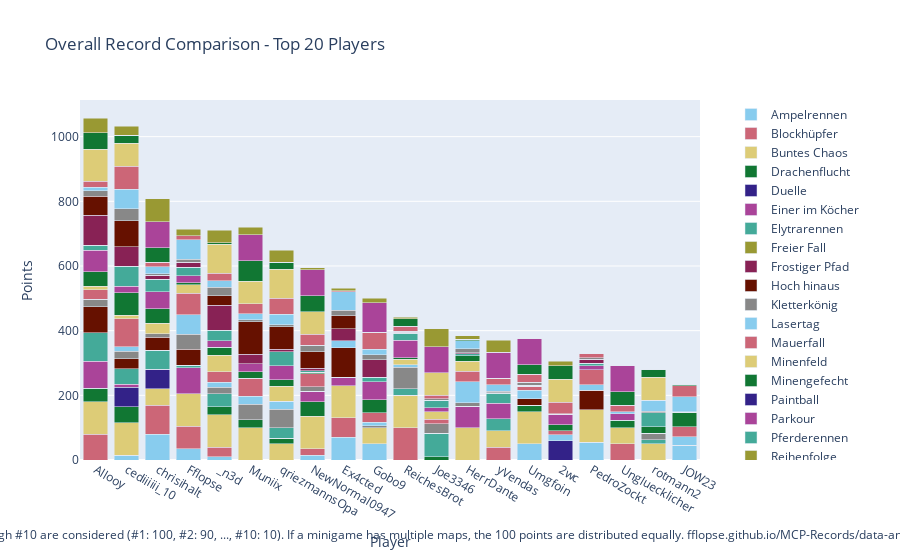

Source (notebook cell):
### Code cell
import plotly.graph_objects as go

# Sum all columns to get the total score
outDf['Total'] = outDf.sum(axis=1)

# Sort by total score and fill N/A values with 0
outDf = outDf.sort_values(by='Total', ascending=False).fillna(0)

# Crop to top 10 players
cropDf = outDf.head(20).copy()

# Drop the 'Total' column for plotting
cropDf = cropDf.drop(columns=['Total'])

# Create a color palette
color_palette = px.colors.qualitative.Safe

# Create the stacked bar plot
fig = go.Figure()

cropDf = remove_duplicate_columns(cropDf)

for column in cropDf.columns.difference(['Player']):
    fig.add_trace(go.Bar(
        x=cropDf.index,
        y=cropDf[column],
        name=column,
        marker_color=color_palette[len(fig.data) % len(color_palette)]
    ))

# Update layout
fig.update_layout(
    barmode='stack',
    title='Overall Record Comparison - Top 20 Players',
    xaxis=dict(title='Player'),
    yaxis=dict(title='Points'),
    #height=800,
    #width=1000,
    legend=dict(
        x=1.05,
        y=0.5,
        traceorder='normal',
        font=dict(size=12),
        bgcolor='rgba(255, 255, 255, 0)',
        bordercolor='rgba(0, 0, 0, 0)'
    ),
    margin=dict(r=200),  # Adjust right margin to make room for the legend
    annotations=[
        dict(
            x=0.5,
            y=-0.235,
            xref='paper',
            yref='paper',
            text='Max 100 points per minigame. Records #1 through #10 are considered (#1: 100, #2: 90, ..., #10: 10). If a minigame has multiple maps, the 100 points are distributed equally. fflopse.github.io/MCP-Records/data-analysis/global-ranking.ipynb',
            showarrow=False,
            font=dict(size=12),
            xanchor='center'
        )
    ]
)

fig.show()

# save the plot as an html file

fig.write_html('out/overall_record_comparison.html')

### Figure 1 — Plotly figure (JSON) as saved in the notebook; plotly's stock layout.template omitted (floating-point values rounded to 4 significant figures)
{"data": [{"marker": {"color": "rgb(136, 204, 238)"}, "name": "Ampelrennen", "type": "bar", "x": ["Allooy", "cediiiiii_10", "chrisihalt", "Fflopse", "_n3d", "Muniix", "qriezmannsOpa", "NewNormal0947", "Ex4cted", "Gobo9", "ReichesBrot", "Joe3346", "HerrDante", "yVendas", "Umgfoin", "2wc", "PedroZockt", "Ungluecklicher", "rotmann2", "JOW23"], "y": [0.0, 15.0, 80.0, 35.0, 10.0, 0.0, 0.0, 15.0, 70.0, 50.0, 0.0, 0.0, 0.0, 0.0, 50.0, 0.0, 55.0, 0.0, 0.0, 45.0]}, {"marker": {"color": "rgb(204, 102, 119)"}, "name": "Blockhüpfer", "type": "bar", "x": ["Allooy", "cediiiiii_10", "chrisihalt", "Fflopse", "_n3d", "Muniix", "qriezmannsOpa", "NewNormal0947", "Ex4cted", "Gobo9", "ReichesBrot", "Joe3346", "HerrDante", "yVendas", "Umgfoin", "2wc", "PedroZockt", "Ungluecklicher", "rotmann2", "JOW23"], "y": [80.0, 0.0, 90.0, 70.0, 30.0, 0.0, 0.0, 20.0, 60.0, 0.0, 100.0, 0.0, 0.0, 40.0, 0.0, 0.0, 0.0, 50.0, 0.0, 0.0]}, {"marker": {"color": "rgb(221, 204, 119)"}, "name": "Buntes Chaos", "type": "bar", "x": ["Allooy", "cediiiiii_10", "chrisihalt", "Fflopse", "_n3d", "Muniix", "qriezmannsOpa", "NewNormal0947", "Ex4cted", "Gobo9", "ReichesBrot", "Joe3346", "HerrDante", "yVendas", "Umgfoin", "2wc", "PedroZockt", "Ungluecklicher", "rotmann2", "JOW23"], "y": [100.0, 100.0, 50.0, 100.0, 100.0, 100.0, 50.0, 100.0, 100.0, 50.0, 100.0, 0.0, 100.0, 50.0, 100.0, 0.0, 100.0, 50.0, 50.0, 0.0]}, {"marker": {"color": "rgb(17, 119, 51)"}, "name": "Drachenflucht", "type": "bar", "x": ["Allooy", "cediiiiii_10", "chrisihalt", "Fflopse", "_n3d", "Muniix", "qriezmannsOpa", "NewNormal0947", "Ex4cted", "Gobo9", "ReichesBrot", "Joe3346", "HerrDante", "yVendas", "Umgfoin", "2wc", "PedroZockt", "Ungluecklicher", "rotmann2", "JOW23"], "y": [42.5, 50.0, 0.0, 0.0, 25.0, 25.0, 17.5, 45.0, 0.0, 0.0, 0.0, 10.0, 0.0, 0.0, 20.0, 0.0, 0.0, 22.5, 0.0, 0.0]}, {"marker": {"color": "rgb(51, 34, 136)"}, "name": "Duelle", "type": "bar", "x": ["Allooy", "cediiiiii_10", "chrisihalt", "Fflopse", "_n3d", "Muniix", "qriezmannsOpa", "NewNormal0947", "Ex4cted", "Gobo9", "ReichesBrot", "Joe3346", "HerrDante", "yVendas", "Umgfoin", "2wc", "PedroZockt", "Ungluecklicher", "rotmann2", "JOW23"], "y": [0.0, 60.0, 60.0, 0.0, 0.0, 0.0, 0.0, 0.0, 0.0, 0.0, 0.0, 0.0, 0.0, 0.0, 0.0, 60.0, 0.0, 0.0, 0.0, 0.0]}, {"marker": {"color": "rgb(170, 68, 153)"}, "name": "Einer im Köcher", "type": "bar", "x": ["Allooy", "cediiiiii_10", "chrisihalt", "Fflopse", "_n3d", "Muniix", "qriezmannsOpa", "NewNormal0947", "Ex4cted", "Gobo9", "ReichesBrot", "Joe3346", "HerrDante", "yVendas", "Umgfoin", "2wc", "PedroZockt", "Ungluecklicher", "rotmann2", "JOW23"], "y": [83.33, 10.0, 0.0, 80.0, 0.0, 0.0, 0.0, 33.33, 26.67, 0.0, 0.0, 0.0, 66.67, 0.0, 0.0, 0.0, 0.0, 20.0, 0.0, 0.0]}, {"marker": {"color": "rgb(68, 170, 153)"}, "name": "Elytrarennen", "type": "bar", "x": ["Allooy", "cediiiiii_10", "chrisihalt", "Fflopse", "_n3d", "Muniix", "qriezmannsOpa", "NewNormal0947", "Ex4cted", "Gobo9", "ReichesBrot", "Joe3346", "HerrDante", "yVendas", "Umgfoin", "2wc", "PedroZockt", "Ungluecklicher", "rotmann2", "JOW23"], "y": [87.5, 47.5, 60.0, 7.5, 40.0, 0.0, 32.5, 0.0, 0.0, 0.0, 20.0, 72.5, 0.0, 37.5, 0.0, 0.0, 0.0, 0.0, 12.5, 0.0]}, {"marker": {"color": "rgb(153, 153, 51)"}, "name": "Freier Fall", "type": "bar", "x": ["Allooy", "cediiiiii_10", "chrisihalt", "Fflopse", "_n3d", "Muniix", "qriezmannsOpa", "NewNormal0947", "Ex4cted", "Gobo9", "ReichesBrot", "Joe3346", "HerrDante", "yVendas", "Umgfoin", "2wc", "PedroZockt", "Ungluecklicher", "rotmann2", "JOW23"], "y": [0.0, 0.0, 0.0, 0.0, 0.0, 0.0, 0.0, 0.0, 0.0, 0.0, 0.0, 0.0, 0.0, 0.0, 0.0, 0.0, 0.0, 0.0, 0.0, 0.0]}, {"marker": {"color": "rgb(136, 34, 85)"}, "name": "Frostiger Pfad", "type": "bar", "x": ["Allooy", "cediiiiii_10", "chrisihalt", "Fflopse", "_n3d", "Muniix", "qriezmannsOpa", "NewNormal0947", "Ex4cted", "Gobo9", "ReichesBrot", "Joe3346", "HerrDante", "yVendas", "Umgfoin", "2wc", "PedroZockt", "Ungluecklicher", "rotmann2", "JOW23"], "y": [0.0, 0.0, 0.0, 0.0, 0.0, 0.0, 0.0, 0.0, 0.0, 0.0, 0.0, 0.0, 0.0, 0.0, 0.0, 0.0, 0.0, 0.0, 0.0, 0.0]}, {"marker": {"color": "rgb(102, 17, 0)"}, "name": "Hoch hinaus", "type": "bar", "x": ["Allooy", "cediiiiii_10", "chrisihalt", "Fflopse", "_n3d", "Muniix", "qriezmannsOpa", "NewNormal0947", "Ex4cted", "Gobo9", "ReichesBrot", "Joe3346", "HerrDante", "yVendas", "Umgfoin", "2wc", "PedroZockt", "Ungluecklicher", "rotmann2", "JOW23"], "y": [80.0, 30.0, 40.0, 50.0, 0.0, 0.0, 0.0, 0.0, 90.0, 0.0, 0.0, 0.0, 0.0, 0.0, 20.0, 0.0, 60.0, 0.0, 0.0, 0.0]}, {"marker": {"color": "rgb(136, 136, 136)"}, "name": "Kletterkönig", "type": "bar", "x": ["Allooy", "cediiiiii_10", "chrisihalt", "Fflopse", "_n3d", "Muniix", "qriezmannsOpa", "NewNormal0947", "Ex4cted", "Gobo9", "ReichesBrot", "Joe3346", "HerrDante", "yVendas", "Umgfoin", "2wc", "PedroZockt", "Ungluecklicher", "rotmann2", "JOW23"], "y": [23.33, 23.33, 10.0, 46.67, 20.0, 46.67, 56.67, 13.33, 0.0, 6.667, 66.67, 30.0, 10.0, 0.0, 0.0, 0.0, 0.0, 0.0, 20.0, 0.0]}, {"marker": {"color": "rgb(136, 204, 238)"}, "name": "Lasertag", "type": "bar", "x": ["Allooy", "cediiiiii_10", "chrisihalt", "Fflopse", "_n3d", "Muniix", "qriezmannsOpa", "NewNormal0947", "Ex4cted", "Gobo9", "ReichesBrot", "Joe3346", "HerrDante", "yVendas", "Umgfoin", "2wc", "PedroZockt", "Ungluecklicher", "rotmann2", "JOW23"], "y": [0.0, 15.0, 0.0, 60.0, 15.0, 25.0, 25.0, 0.0, 22.5, 10.0, 7.5, 0.0, 65.0, 0.0, 25.0, 17.5, 17.5, 0.0, 0.0, 27.5]}, {"marker": {"color": "rgb(204, 102, 119)"}, "name": "Mauerfall", "type": "bar", "x": ["Allooy", "cediiiiii_10", "chrisihalt", "Fflopse", "_n3d", "Muniix", "qriezmannsOpa", "NewNormal0947", "Ex4cted", "Gobo9", "ReichesBrot", "Joe3346", "HerrDante", "yVendas", "Umgfoin", "2wc", "PedroZockt", "Ungluecklicher", "rotmann2", "JOW23"], "y": [30.0, 86.67, 0.0, 66.67, 33.33, 56.67, 0.0, 40.0, 0.0, 30.0, 0.0, 13.33, 33.33, 0.0, 13.33, 13.33, 46.67, 0.0, 0.0, 30.0]}, {"marker": {"color": "rgb(221, 204, 119)"}, "name": "Minenfeld", "type": "bar", "x": ["Allooy", "cediiiiii_10", "chrisihalt", "Fflopse", "_n3d", "Muniix", "qriezmannsOpa", "NewNormal0947", "Ex4cted", "Gobo9", "ReichesBrot", "Joe3346", "HerrDante", "yVendas", "Umgfoin", "2wc", "PedroZockt", "Ungluecklicher", "rotmann2", "JOW23"], "y": [10.0, 10.0, 33.33, 26.67, 50.0, 0.0, 46.67, 0.0, 0.0, 0.0, 16.67, 23.33, 30.0, 0.0, 0.0, 0.0, 0.0, 0.0, 0.0, 0.0]}, {"marker": {"color": "rgb(17, 119, 51)"}, "name": "Minengefecht", "type": "bar", "x": ["Allooy", "cediiiiii_10", "chrisihalt", "Fflopse", "_n3d", "Muniix", "qriezmannsOpa", "NewNormal0947", "Ex4cted", "Gobo9", "ReichesBrot", "Joe3346", "HerrDante", "yVendas", "Umgfoin", "2wc", "PedroZockt", "Ungluecklicher", "rotmann2", "JOW23"], "y": [45.0, 70.0, 45.0, 5.0, 25.0, 20.0, 20.0, 5.0, 0.0, 40.0, 5.0, 0.0, 17.5, 0.0, 0.0, 17.5, 0.0, 0.0, 20.0, 45.0]}, {"marker": {"color": "rgb(51, 34, 136)"}, "name": "Paintball", "type": "bar", "x": ["Allooy", "cediiiiii_10", "chrisihalt", "Fflopse", "_n3d", "Muniix", "qriezmannsOpa", "NewNormal0947", "Ex4cted", "Gobo9", "ReichesBrot", "Joe3346", "HerrDante", "yVendas", "Umgfoin", "2wc", "PedroZockt", "Ungluecklicher", "rotmann2", "JOW23"], "y": [0.0, 0.0, 0.0, 0.0, 0.0, 0.0, 0.0, 0.0, 0.0, 0.0, 0.0, 0.0, 0.0, 0.0, 0.0, 0.0, 0.0, 0.0, 0.0, 0.0]}, {"marker": {"color": "rgb(170, 68, 153)"}, "name": "Parkour", "type": "bar", "x": ["Allooy", "cediiiiii_10", "chrisihalt", "Fflopse", "_n3d", "Muniix", "qriezmannsOpa", "NewNormal0947", "Ex4cted", "Gobo9", "ReichesBrot", "Joe3346", "HerrDante", "yVendas", "Umgfoin", "2wc", "PedroZockt", "Ungluecklicher", "rotmann2", "JOW23"], "y": [67.5, 20.0, 52.5, 22.5, 20.0, 25.0, 42.5, 0.0, 0.0, 55.0, 55.0, 12.5, 0.0, 47.5, 0.0, 32.5, 12.5, 0.0, 0.0, 0.0]}, {"marker": {"color": "rgb(68, 170, 153)"}, "name": "Pferderennen", "type": "bar", "x": ["Allooy", "cediiiiii_10", "chrisihalt", "Fflopse", "_n3d", "Muniix", "qriezmannsOpa", "NewNormal0947", "Ex4cted", "Gobo9", "ReichesBrot", "Joe3346", "HerrDante", "yVendas", "Umgfoin", "2wc", "PedroZockt", "Ungluecklicher", "rotmann2", "JOW23"], "y": [15.0, 61.67, 38.33, 26.67, 33.33, 0.0, 43.33, 5.0, 0.0, 15.0, 21.67, 23.33, 6.667, 31.67, 3.333, 0.0, 8.333, 0.0, 43.33, 0.0]}, {"marker": {"color": "rgb(153, 153, 51)"}, "name": "Reihenfolge", "type": "bar", "x": ["Allooy", "cediiiiii_10", "chrisihalt", "Fflopse", "_n3d", "Muniix", "qriezmannsOpa", "NewNormal0947", "Ex4cted", "Gobo9", "ReichesBrot", "Joe3346", "HerrDante", "yVendas", "Umgfoin", "2wc", "PedroZockt", "Ungluecklicher", "rotmann2", "JOW23"], "y": [0.0, 0.0, 0.0, 0.0, 0.0, 0.0, 0.0, 0.0, 0.0, 0.0, 0.0, 0.0, 0.0, 0.0, 0.0, 0.0, 0.0, 0.0, 0.0, 0.0]}, {"marker": {"color": "rgb(136, 34, 85)"}, "name": "Replika", "type": "bar", "x": ["Allooy", "cediiiiii_10", "chrisihalt", "Fflopse", "_n3d", "Muniix", "qriezmannsOpa", "NewNormal0947", "Ex4cted", "Gobo9", "ReichesBrot", "Joe3346", "HerrDante", "yVendas", "Umgfoin", "2wc", "PedroZockt", "Ungluecklicher", "rotmann2", "JOW23"], "y": [92.2, 60.17, 12.03, 15.34, 77.03, 28.64, 8.22, 7.542, 36.69, 53.64, 3.051, 0.4237, 3.305, 1.864, 0.0, 1.78, 11.02, 0.2542, 0.5932, 0.5085]}, {"marker": {"color": "rgb(102, 17, 0)"}, "name": "Runterpurzeln", "type": "bar", "x": ["Allooy", "cediiiiii_10", "chrisihalt", "Fflopse", "_n3d", "Muniix", "qriezmannsOpa", "NewNormal0947", "Ex4cted", "Gobo9", "ReichesBrot", "Joe3346", "HerrDante", "yVendas", "Umgfoin", "2wc", "PedroZockt", "Ungluecklicher", "rotmann2", "JOW23"], "y": [60.0, 80.0, 0.0, 0.0, 30.0, 100.0, 70.0, 50.0, 40.0, 0.0, 0.0, 0.0, 0.0, 0.0, 0.0, 0.0, 0.0, 0.0, 0.0, 0.0]}, {"marker": {"color": "rgb(136, 136, 136)"}, "name": "Sammelwahn", "type": "bar", "x": ["Allooy", "cediiiiii_10", "chrisihalt", "Fflopse", "_n3d", "Muniix", "qriezmannsOpa", "NewNormal0947", "Ex4cted", "Gobo9", "ReichesBrot", "Joe3346", "HerrDante", "yVendas", "Umgfoin", "2wc", "PedroZockt", "Ungluecklicher", "rotmann2", "JOW23"], "y": [16.98, 38.14, 4.419, 8.837, 25.35, 7.442, 6.279, 21.16, 16.74, 14.65, 2.093, 4.419, 11.4, 4.186, 8.605, 0.0, 4.651, 0.9302, 3.953, 0.4651]}, {"marker": {"color": "rgb(136, 204, 238)"}, "name": "Schießstand", "type": "bar", "x": ["Allooy", "cediiiiii_10", "chrisihalt", "Fflopse", "_n3d", "Muniix", "qriezmannsOpa", "NewNormal0947", "Ex4cted", "Gobo9", "ReichesBrot", "Joe3346", "HerrDante", "yVendas", "Umgfoin", "2wc", "PedroZockt", "Ungluecklicher", "rotmann2", "JOW23"], "y": [10.0, 60.0, 22.5, 60.0, 20.0, 17.5, 32.5, 0.0, 57.5, 17.5, 0.0, 0.0, 25.0, 20.0, 0.0, 0.0, 0.0, 5.0, 35.0, 47.5]}, {"marker": {"color": "rgb(204, 102, 119)"}, "name": "Skywars", "type": "bar", "x": ["Allooy", "cediiiiii_10", "chrisihalt", "Fflopse", "_n3d", "Muniix", "qriezmannsOpa", "NewNormal0947", "Ex4cted", "Gobo9", "ReichesBrot", "Joe3346", "HerrDante", "yVendas", "Umgfoin", "2wc", "PedroZockt", "Ungluecklicher", "rotmann2", "JOW23"], "y": [18.33, 71.67, 13.33, 13.33, 23.33, 31.67, 48.33, 33.33, 3.333, 53.33, 16.67, 10.0, 0.0, 20.0, 25.0, 36.67, 13.33, 20.0, 0.0, 33.33]}, {"marker": {"color": "rgb(221, 204, 119)"}, "name": "Spleef", "type": "bar", "x": ["Allooy", "cediiiiii_10", "chrisihalt", "Fflopse", "_n3d", "Muniix", "qriezmannsOpa", "NewNormal0947", "Ex4cted", "Gobo9", "ReichesBrot", "Joe3346", "HerrDante", "yVendas", "Umgfoin", "2wc", "PedroZockt", "Ungluecklicher", "rotmann2", "JOW23"], "y": [100.0, 70.0, 0.0, 0.0, 90.0, 70.0, 90.0, 70.0, 0.0, 0.0, 0.0, 70.0, 0.0, 0.0, 0.0, 70.0, 0.0, 0.0, 70.0, 0.0]}, {"marker": {"color": "rgb(17, 119, 51)"}, "name": "Survivalgames", "type": "bar", "x": ["Allooy", "cediiiiii_10", "chrisihalt", "Fflopse", "_n3d", "Muniix", "qriezmannsOpa", "NewNormal0947", "Ex4cted", "Gobo9", "ReichesBrot", "Joe3346", "HerrDante", "yVendas", "Umgfoin", "2wc", "PedroZockt", "Ungluecklicher", "rotmann2", "JOW23"], "y": [50.0, 25.0, 45.0, 0.0, 5.0, 62.5, 22.5, 50.0, 0.0, 0.0, 22.5, 0.0, 5.0, 0.0, 30.0, 42.5, 0.0, 42.5, 25.0, 5.0]}, {"marker": {"color": "rgb(51, 34, 136)"}, "name": "Todeswürfel", "type": "bar", "x": ["Allooy", "cediiiiii_10", "chrisihalt", "Fflopse", "_n3d", "Muniix", "qriezmannsOpa", "NewNormal0947", "Ex4cted", "Gobo9", "ReichesBrot", "Joe3346", "HerrDante", "yVendas", "Umgfoin", "2wc", "PedroZockt", "Ungluecklicher", "rotmann2", "JOW23"], "y": [0.0, 0.0, 0.0, 0.0, 0.0, 0.0, 0.0, 0.0, 0.0, 0.0, 0.0, 0.0, 0.0, 0.0, 0.0, 0.0, 0.0, 0.0, 0.0, 0.0]}, {"marker": {"color": "rgb(170, 68, 153)"}, "name": "Turmroulette", "type": "bar", "x": ["Allooy", "cediiiiii_10", "chrisihalt", "Fflopse", "_n3d", "Muniix", "qriezmannsOpa", "NewNormal0947", "Ex4cted", "Gobo9", "ReichesBrot", "Joe3346", "HerrDante", "yVendas", "Umgfoin", "2wc", "PedroZockt", "Ungluecklicher", "rotmann2", "JOW23"], "y": [0.0, 0.0, 80.0, 0.0, 0.0, 80.0, 0.0, 80.0, 0.0, 90.0, 0.0, 80.0, 0.0, 80.0, 80.0, 0.0, 0.0, 80.0, 0.0, 0.0]}, {"marker": {"color": "rgb(68, 170, 153)"}, "name": "Waffenfolge", "type": "bar", "x": ["Allooy", "cediiiiii_10", "chrisihalt", "Fflopse", "_n3d", "Muniix", "qriezmannsOpa", "NewNormal0947", "Ex4cted", "Gobo9", "ReichesBrot", "Joe3346", "HerrDante", "yVendas", "Umgfoin", "2wc", "PedroZockt", "Ungluecklicher", "rotmann2", "JOW23"], "y": [0.0, 0.0, 0.0, 0.0, 0.0, 0.0, 0.0, 0.0, 0.0, 0.0, 0.0, 0.0, 0.0, 0.0, 0.0, 0.0, 0.0, 0.0, 0.0, 0.0]}, {"marker": {"color": "rgb(153, 153, 51)"}, "name": "Wettrennen", "type": "bar", "x": ["Allooy", "cediiiiii_10", "chrisihalt", "Fflopse", "_n3d", "Muniix", "qriezmannsOpa", "NewNormal0947", "Ex4cted", "Gobo9", "ReichesBrot", "Joe3346", "HerrDante", "yVendas", "Umgfoin", "2wc", "PedroZockt", "Ungluecklicher", "rotmann2", "JOW23"], "y": [46.0, 28.0, 72.0, 20.0, 38.0, 24.0, 36.0, 6.0, 8.0, 14.0, 4.0, 56.0, 10.0, 38.0, 0.0, 14.0, 0.0, 0.0, 0.0, 0.0]}], "layout": {"annotations": [{"font": {"size": 12}, "showarrow": false, "text": "Max 100 points per minigame. Records #1 through #10 are considered (#1: 100, #2: 90, ..., #10: 10). If a minigame has multiple maps, the 100 points are distributed equally. fflopse.github.io/MCP-Records/data-analysis/global-ranking.ipynb", "x": 0.5, "xanchor": "center", "xref": "paper", "y": -0.235, "yref": "paper"}], "barmode": "stack", "legend": {"bgcolor": "rgba(255, 255, 255, 0)", "bordercolor": "rgba(0, 0, 0, 0)", "font": {"size": 12}, "traceorder": "normal", "x": 1.05, "y": 0.5}, "margin": {"r": 200}, "title": {"text": "Overall Record Comparison - Top 20 Players"}, "xaxis": {"title": {"text": "Player"}}, "yaxis": {"title": {"text": "Points"}}}}
